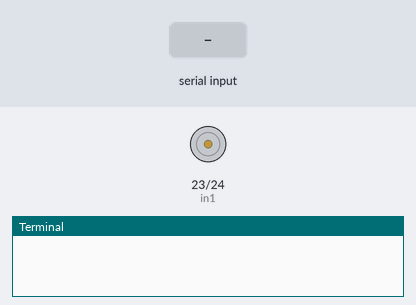
Simulated run of this program. Board: Raspberry Pi (BCM pin numbers). On the bench: motor-driver pin pairs drawn as motors (green arrow = first pin HIGH = forward, orange = second pin HIGH = backward, longer = more drive, scaled by the enable pin), the last lines printed to the terminal. Inputs (shaded band) come from the test bench.

Above: at 1.2 s.
1.3 s: "r" typed at the terminal, then Enter
At 1.7 s:
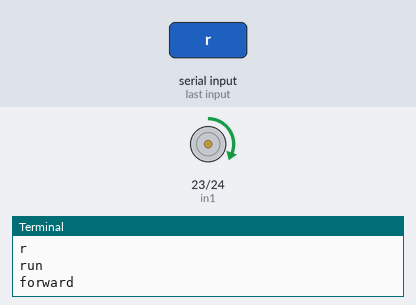
2.8 s: "b" typed at the terminal, then Enter
At 4.0 s:
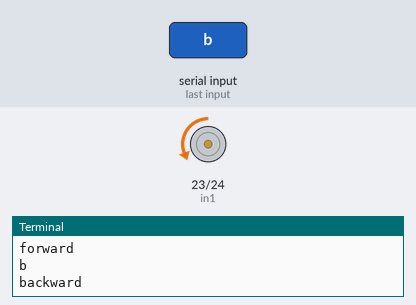
4.3 s: "m" typed at the terminal, then Enter
At 5.2 s:
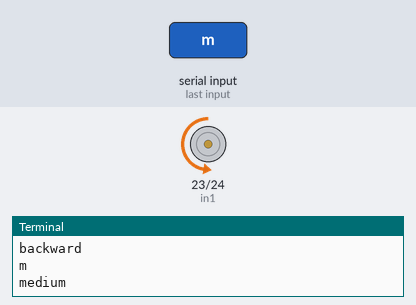
5.8 s: "s" typed at the terminal, then Enter
At 6.4 s:
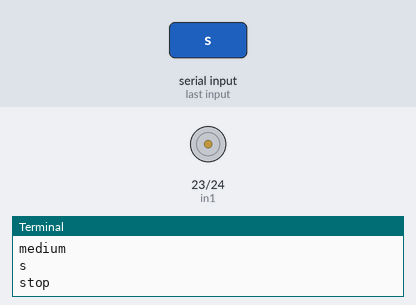
7.3 s: "f" typed at the terminal, then Enter
At 8.5 s:
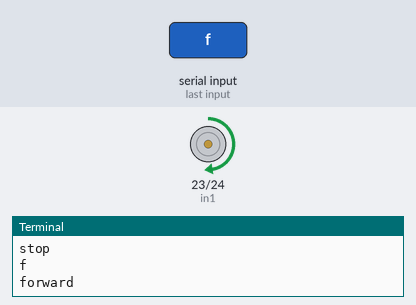
8.8 s: "h" typed at the terminal, then Enter
At 9.9 s:
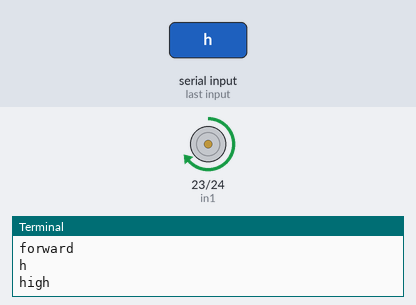
Timing chart, 0 to 11.3 s (numbered marks = the images above; inputs shaded):
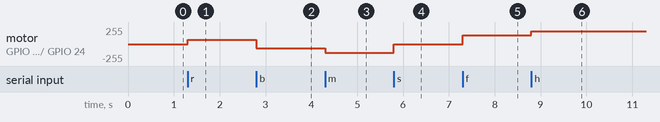

Measured:
- after the input at 1.3 s, motor on GPIO 23 (in1) / GPIO 24 (in2): stopped → forward 64/255 at once
- after the input at 2.8 s, motor on GPIO 23 (in1) / GPIO 24 (in2): forward 64/255 → backward 64/255 at once
- after the input at 4.3 s, motor on GPIO 23 (in1) / GPIO 24 (in2): backward 64/255 → backward 128/255 at once
- after the input at 5.8 s, motor on GPIO 23 (in1) / GPIO 24 (in2): backward 128/255 → stopped at once
- after the input at 7.3 s, motor on GPIO 23 (in1) / GPIO 24 (in2): stopped → forward 128/255 at once
- after the input at 8.8 s, motor on GPIO 23 (in1) / GPIO 24 (in2): forward 128/255 → forward 191/255 at once

The program:

CodeMN99s.py
```python
import RPi.GPIO as GPIO
from time import sleep

in1 = 23
in2 = 24
en = 25
temp1=1

GPIO.setmode(GPIO.BCM)
GPIO.setup(in1,GPIO.OUT)
GPIO.setup(in2,GPIO.OUT)
GPIO.setup(en,GPIO.OUT)
GPIO.output(in1,GPIO.LOW)
GPIO.output(in2,GPIO.LOW)
p=GPIO.PWM(en,1000)

p.start(25)
print("\n")
print("The default speed & direction of motor is LOW & Forward.....")
print("r-run s-stop f-forward b-backward l-low m-medium h-high e-exit")
print("\n")

while(1):

    x=input()

    if x=='r':
        print("run")
        if(temp1==1):
         GPIO.output(in1,GPIO.HIGH)
         GPIO.output(in2,GPIO.LOW)
         print("forward")
         x='z'
        else:
         GPIO.output(in1,GPIO.LOW)
         GPIO.output(in2,GPIO.HIGH)
         print("backward")
         x='z'


    elif x=='s':
        print("stop")
        GPIO.output(in1,GPIO.LOW)
        GPIO.output(in2,GPIO.LOW)
        x='z'

    elif x=='f':
        print("forward")
        GPIO.output(in1,GPIO.HIGH)
        GPIO.output(in2,GPIO.LOW)
        temp1=1
        x='z'

    elif x=='b':
        print("backward")
        GPIO.output(in1,GPIO.LOW)
        GPIO.output(in2,GPIO.HIGH)
        temp1=0
        x='z'

    elif x=='l':
        print("low")
        p.ChangeDutyCycle(25)
        x='z'

    elif x=='m':
        print("medium")
        p.ChangeDutyCycle(50)
        x='z'

    elif x=='h':
        print("high")
        p.ChangeDutyCycle(75)
        x='z'


    elif x=='e':
        GPIO.cleanup()
        print("GPIO Clean up")
        break

    else:
        print("<<<  wrong data  >>>")
        print("please enter the defined data to continue.....")
```
